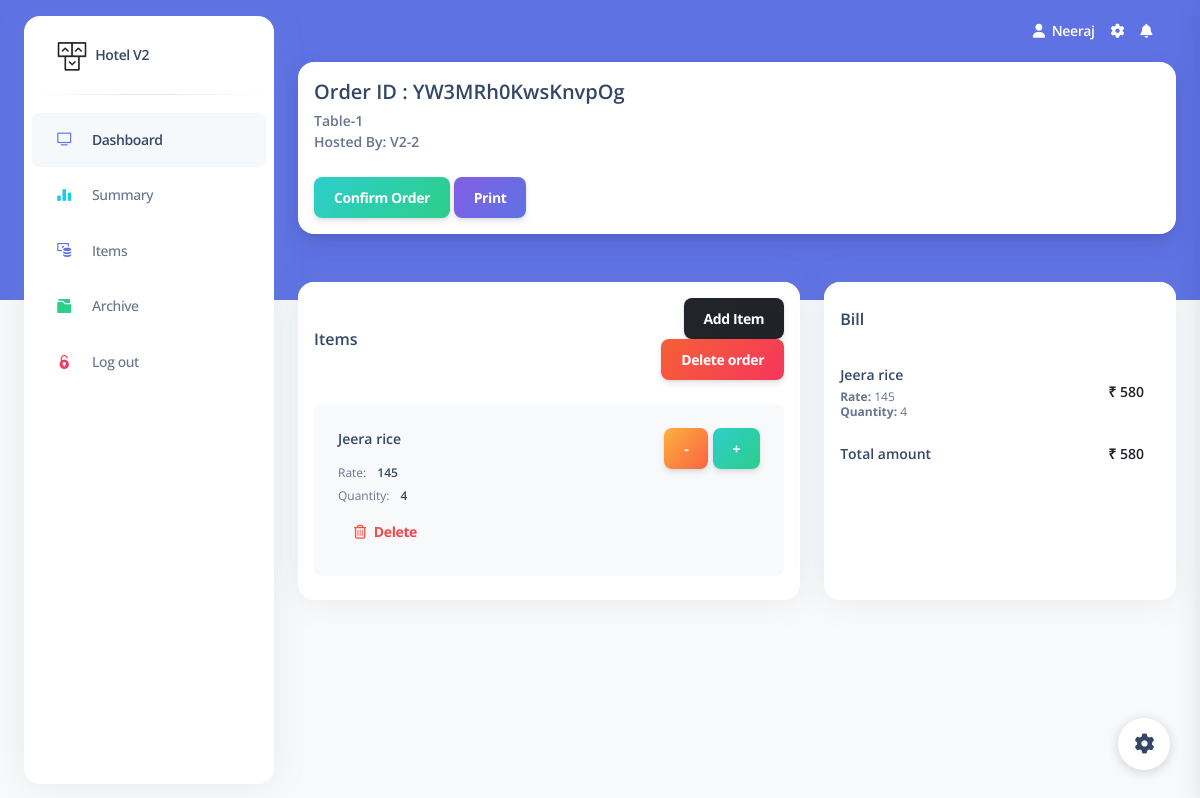
Screenshot of /order/YW3MRh0KwsKnvpOg (signed in) with the database file from the repository.
### app.py (models this page shows, shortened)
class user_details(db.Model, UserMixin):
    id = db.Column(db.Integer, unique=True, nullable=False, primary_key=True, autoincrement=True)
    name = db.Column(db.String(80), nullable=False)
    surname = db.Column(db.String(80))
    username = db.Column(db.String(80), unique=True, nullable=False)
    email = db.Column(db.String(120), unique=True)
    password = db.Column(db.String(80), nullable=False)
    phone = db.Column(db.Integer)
    role = db.Column(db.String(120), nullable=False)
    date_created = db.Column(db.DateTime, default=datetime.utcnow)

class tables(db.Model):
    table_id = db.Column(db.Integer, primary_key=True)
    name = db.Column(db.String(80), unique=True, nullable=False)
    status = db.Column(db.String(80), nullable=False)
    user = db.Column(db.String(120), db.ForeignKey('user_details.id'))
    order_id = db.Column(db.String(80))

class orders(db.Model):
    id = db.Column(db.Integer, primary_key=True)
    order_id = db.Column(db.String(80))
    item = db.Column(db.String(80), db.ForeignKey('items.item_id'), nullable=False)
    quantity = db.Column(db.String(80), nullable=False)
    total = db.Column(db.String(120), nullable=False)
    date = db.Column(db.DateTime, default=datetime.utcnow)
    table_no = db.Column(db.String(120), nullable=False)
    user = db.Column(db.String(120), db.ForeignKey('user_details.id'), nullable=False)

class items(db.Model):
    item_id = db.Column(db.Integer, unique=True, nullable=False, autoincrement=True, primary_key=True)
    name = db.Column(db.String(80), nullable=False)
    rate = db.Column(db.String(80), nullable=False)
    category = db.Column(db.String(120))
    sales = db.Column(db.String(120), nullable=False)

### app.py (the view)
    @app.route('/order/<order_id>', methods=['GET','POST'])
    @login_required
    def order(order_id):
        if current_user.role in ['1','2']:
            if request.method == 'GET':
                table = tables.query.filter_by(order_id=order_id).first()
                order = orders.query.filter_by(order_id=order_id).join(items, orders.item == items.item_id).add_columns(orders.id, items.name, items.rate, orders.quantity, orders.total).all()
                items_list = items.query.all()
                total_amount = orders.query.filter_by(order_id=order_id).with_entities(func.sum(orders.total)).scalar()
                data = {
                    'order_id': order_id,
                    'table': table,
                    'order': [order, len(order)],
                    'items_list': items_list,
                    'total_amount': 0 if total_amount == None else total_amount
                }
                return render_template('order.html', data=data)
        flash('You are not authorized to view this page')
        return redirect(url_for('dashboard'))

### app.py (called while the page is built)
@login_manager.user_loader
def user_loader(id):
    return user_details.query.get(id)

### templates/order.html (shortened to what this page needs)
{% extends 'base.html' %}
{% block content %}
   <div class="card shadow-lg mx-4 ">
      <div class="card-body p-3">
        <div class="row gx-4">
          <div class="col-auto my-auto">
            <div class="h-100">
              <h5 class="mb-1">
                Order ID : {{ data['order_id'] }}
              </h5>
              <p class="mb-0 font-weight-bold text-sm">
                {{ data['table'].name }}
              </p>
              <p class="mb-0 font-weight-bold text-sm">
                Hosted By: V2-{{ data['table'].user }}
              </p><br>
              <p class="mb-0 font-weight-bold text-sm">
                <a href="/order/{{ data['order_id'] }}/confirm" type="button" class="btn bg-gradient-success mb-0">
                    Confirm Order
                </a>
                  <a href="/order/{{ data['order_id'] }}/print" type="button" class="btn bg-gradient-primary mb-0">
                    Print
                </a>
              </p>
            </div>
          </div>
        </div>
      </div>
    </div>
<div class="container-fluid py-4">
   <div class="row">
        <div class="col-md-7 mt-4">
          <div class="card">
            <div class="card-header pb-0 p-3">
                  <div class="row">
                    <div class="col-6 d-flex align-items-center">
                      <h6 class="mb-0">Items</h6>
                    </div>
                    <div class="col-6 text-end">
                        <button type="button" class="btn bg-gradient-dark mb-0" data-bs-toggle="modal" data-bs-target="#exampleModal">
                          Add Item
                        </button>
                        <a class="btn bg-gradient-danger mb-0" href="/order/{{ data['order_id'] }}/delete_order">
                          Delete order
                        </a>
                    </div>
                  </div>
                </div>
            <div class="card-body pt-4 p-3">
              <ul class="list-group">
                {% if data['order'][1] > 0 %}
                    {% for item in data['order'][0] %}
                        <li class="list-group-item border-0 d-flex p-4 mb-2 bg-gray-100 border-radius-lg">
                      <div class="d-flex flex-column">
                        <h6 class="mb-3 text-sm">{{ item.name }}</h6>
                        <span class="mb-2 text-xs">Rate: <span class="text-dark font-weight-bold ms-sm-2">{{ item.rate }}</span></span>
                        <span class="mb-2 text-xs">Quantity: <span class="text-dark ms-sm-2 font-weight-bold">{{ item.quantity }}</span></span>
                          <a class="btn btn-link text-danger text-gradient px-3 mb-0" href="/order/{{ data['order_id'] }}/delete_item/{{ item.id }}"><i class="far fa-trash-alt me-2"></i>Delete</a>
                      </div>
                      <div class="ms-auto text-end">
                          <a class="btn bg-gradient-warning mb-0" href="/order/{{ data['order_id'] }}/subtract_quantity/{{ item.id }}">-</a>
                        <a class="btn bg-gradient-success mb-0" href="/order/{{ data['order_id'] }}/add_quantity/{{ item.id }}">+</a>
                      </div>
                    </li>
                    {% endfor %}
                {% endif %}
              </ul>
            </div>
          </div>
        </div>
        <div class="col-md-5 mt-4">
          <div class="card h-100 mb-4">
            <div class="card-header pb-0 px-3">
              <div class="row">
                <div class="col-md-6">
                  <h6 class="mb-0">Bill</h6>
                </div>
              </div>
            </div>
            <div class="card-body pt-4 p-3">
              <ul class="list-group">
                  {% if data['order'][1] > 0 %}
                    {% for item in data['order'][0] %}
                  <li class="list-group-item border-0 d-flex justify-content-between ps-0 mb-2 border-radius-lg">
                  <div class="d-flex align-items-center">
                    <div class="d-flex flex-column">
                      <h6 class="mb-1 text-dark text-sm">{{ item.name }}</h6>
                        <span class="text-xs"><strong>Rate:</strong> {{ item.rate }}<br><strong>Quantity:</strong> {{ item.quantity }}</span>
                    </div>
                  </div>
                  <div class="d-flex align-items-center text-dark text-gradient text-sm font-weight-bold">
                    ₹ {{  item.total }}
                  </div>
                </li>
                    {% endfor %}
                {% endif %}
              <li class="list-group-item border-0 d-flex justify-content-between ps-0 mb-2 border-radius-lg">
                  <div class="d-flex align-items-center">
                    <div class="d-flex flex-column">
                      <h6 class="mb-1 text-dark text-sm">Total amount</h6>
                    </div>
                  </div>
                  <div class="d-flex align-items-center text-dark text-gradient text-sm font-weight-bold">
                      <span class="mb-1 text-danger text-sm">₹ {{ data['total_amount'] }}</span>
                  </div>
                </li>
              </ul>
            </div>
          </div>
        </div>
      </div>
</div>
{% endblock %}

### templates/base.html (shortened to what this page needs)
<!DOCTYPE html>
<html lang="en">
<head>
  <link href="{{ url_for('static', filename='css/nucleo-icons.css') }}" rel="stylesheet" />
  <link href="{{ url_for('static', filename='css/nucleo-svg.css') }}" rel="stylesheet" />
<link rel="stylesheet" href="https://cdnjs.cloudflare.com/ajax/libs/selectize.js/0.12.6/css/selectize.bootstrap3.min.css" />
  <link href="{{ url_for('static', filename='css/nucleo-svg.css') }}" rel="stylesheet" />
  <link id="pagestyle" href="{{ url_for('static', filename='css/argon-dashboard.css') }}" rel="stylesheet" />
</head>
<body class="g-sidenav-show   bg-gray-100">
  <aside class="sidenav bg-white navbar navbar-vertical navbar-expand-xs border-0 border-radius-xl my-3 fixed-start ms-4 " id="sidenav-main">
    <div class="sidenav-header">
      <a class="navbar-brand m-0" href=" https://demos.creative-tim.com/argon-dashboard/pages/dashboard.html " target="_blank">
        <img src="{{ url_for('static', filename='img/logo-ct-dark.png') }}" class="navbar-brand-img h-100" alt="main_logo">
        <span class="ms-1 font-weight-bold">Hotel V2</span>
      </a>
    </div>
    <hr class="horizontal dark mt-0">
    <div class="collapse navbar-collapse  w-auto " id="sidenav-collapse-main">
      <ul class="navbar-nav">
        <li class="nav-item">
          <a class="nav-link active" href="/dashboard">
            <div class="icon icon-shape icon-sm border-radius-md text-center me-2 d-flex align-items-center justify-content-center">
              <i class="ni ni-tv-2 text-primary text-sm opacity-10"></i>
            </div>
            <span class="nav-link-text ms-1">Dashboard</span>
          </a>
        </li>
      <li class="nav-item">
          <a class="nav-link {% block summary %}{% endblock %}" href="/summary">
            <div class="icon icon-shape icon-sm border-radius-md text-center me-2 d-flex align-items-center justify-content-center">
              <i class="ni ni-chart-bar-32 text-info text-sm opacity-10"></i>
            </div>
            <span class="nav-link-text ms-1">Summary</span>
          </a>
        </li>
      <li class="nav-item">
          <a class="nav-link {% block items %}{% endblock %}" href="/items">
            <div class="icon icon-shape icon-sm border-radius-md text-center me-2 d-flex align-items-center justify-content-center">
              <i class="ni ni-money-coins text-primary text-sm opacity-10"></i>
            </div>
            <span class="nav-link-text ms-1">Items</span>
          </a>
        </li>
      <li class="nav-item">
          <a class="nav-link {% block archive %}{% endblock %}" href="/archive_item">
            <div class="icon icon-shape icon-sm border-radius-md text-center me-2 d-flex align-items-center justify-content-center">
              <i class="ni ni-folder-17 text-success text-sm opacity-10"></i>
            </div>
            <span class="nav-link-text ms-1">Archive</span>
          </a>
        </li>
      <li class="nav-item">
          <a class="nav-link " href="/logout">
            <div class="icon icon-shape icon-sm border-radius-md text-center me-2 d-flex align-items-center justify-content-center">
              <i class="ni ni-lock-circle-open text-danger text-sm opacity-10"></i>
            </div>
            <span class="nav-link-text ms-1">Log out</span>
          </a>
        </li>
      </ul>
    </div>
  </aside>
  <main class="main-content position-relative border-radius-lg ">
    <nav class="navbar navbar-main navbar-expand-lg px-0 mx-4 shadow-none border-radius-xl " id="navbarBlur" data-scroll="false">
      <div class="container-fluid py-1 px-3">
        <div class="collapse navbar-collapse mt-sm-0 mt-2 me-md-0 me-sm-4" id="navbar">
          <ul class="navbar-nav  justify-content-end">
            <li class="nav-item d-flex align-items-center">
              <a href="javascript:;" class="nav-link text-white font-weight-bold px-0">
                <i class="fa fa-user me-sm-1"></i>
                <span class="d-sm-inline d-none">{{ current_user.name }}</span>
              </a>
            </li>
            <li class="nav-item px-3 d-flex align-items-center">
              <a href="javascript:;" class="nav-link text-white p-0">
                <i class="fa fa-cog fixed-plugin-button-nav cursor-pointer"></i>
              </a>
            </li>
            <li class="nav-item dropdown pe-2 d-flex align-items-center">
              <a href="javascript:;" class="nav-link text-white p-0" id="dropdownMenuButton" data-bs-toggle="dropdown" aria-expanded="false">
                <i class="fa fa-bell cursor-pointer"></i>
              </a>
            </li>
          </ul>
        </div>
      </div>
    </nav>
    {% block content %}
    {% endblock %}
  </main>
  <div class="fixed-plugin">
    <a class="fixed-plugin-button text-dark position-fixed px-3 py-2">
      <i class="fa fa-cog py-2"> </i>
    </a>
  </div>
</body>
</html>

### static/css/nucleo-svg.css (style rules this page uses)
.icon { display: inline-block; color: #111111; height: 1em; width: 1em; }
.icon-sm { height: 0.8em; width: 0.8em; }
.icon { fill: currentColor; stroke: none; }

### rows the page displays
user_details: name "Neeraj"
tables: table.name "Table-1", table.user "2"
orders: name "Jeera rice", rate "145", quantity "4", total "580"

### other values shown
{{ data['order_id'] }} "YW3MRh0KwsKnvpOg"
{{ data['total_amount'] }} "580"
